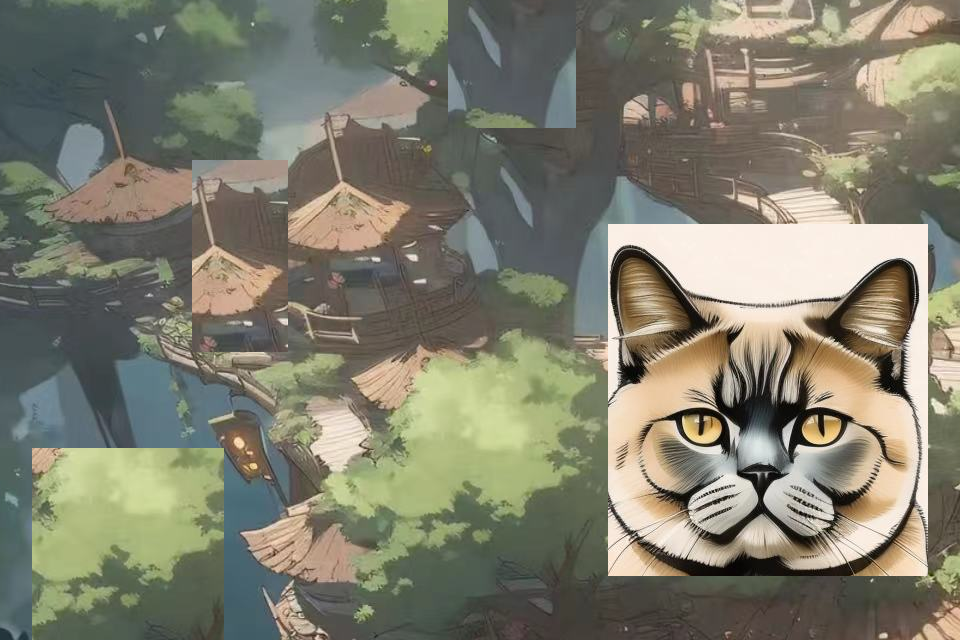

Below is a game level as drawn by its tile map, then a one-line description and the .tmx file that defines it, in full:
An orthogonal 30x20 tile map with 32x32 px tiles, 2 tile layers (b1, b2), 2 tilesets and 5 objects.

<map version="1.10" tiledversion="1.10.1" orientation="orthogonal" renderorder="right-down" width="30" height="20" tilewidth="32" tileheight="32" infinite="0" nextlayerid="7" nextobjectid="6">
 <editorsettings>
  <export target="cat2.json" format="json" />
 </editorsettings>
 <tileset firstgid="1" source="cat.tsx" />
 <tileset firstgid="1025" source="bg.tsx" />
 <layer id="1" name="b1" width="30" height="20">
  <data encoding="csv">
1463,1464,1465,1466,1467,1468,1469,1470,1471,1472,1473,1474,1475,1476,1477,1478,1479,1480,1481,1482,1483,1484,1485,1486,1487,1488,1489,1490,1491,1492,
1549,1550,1551,1552,1553,1554,1555,1556,1557,1558,1559,1560,1561,1562,1563,1564,1565,1566,1567,1568,1569,1570,1571,1572,1573,1574,1575,1576,1577,1578,
1635,1636,1637,1638,1639,1640,1641,1642,1643,1644,1645,1646,1647,1648,1649,1650,1651,1652,1653,1654,1655,1656,1657,1658,1659,1660,1661,1662,1663,1664,
1721,1722,1723,1724,1725,1726,1727,1728,1729,1730,1731,1732,1733,1734,1735,1736,1737,1738,1739,1740,1741,1742,1743,1744,1745,1746,1747,1748,1749,1750,
1807,1808,1809,1810,1811,1812,1813,1814,1815,1816,1817,1818,1819,1820,1821,1822,1823,1824,1825,1826,1827,1828,1829,1830,1831,1832,1833,1834,1835,1836,
1893,1894,1895,1896,1897,1898,1899,1900,1901,1902,1903,1904,1905,1906,1907,1908,1909,1910,1911,1912,1913,1914,1915,1916,1917,1918,1919,1920,1921,1922,
1979,1980,1981,1982,1983,1984,1985,1986,1987,1988,1989,1990,1991,1992,1993,1994,1995,1996,1997,1998,1999,2000,2001,2002,2003,2004,2005,2006,2007,2008,
2065,2066,2067,2068,2069,2070,2071,2072,2073,2074,2075,2076,2077,2078,2079,2080,2081,2082,2083,2084,2085,2086,2087,2088,2089,2090,2091,2092,2093,2094,
2151,2152,2153,2154,2155,2156,2157,2158,2159,2160,2161,2162,2163,2164,2165,2166,2167,2168,2169,2171,2172,2173,2174,2174,2175,2176,2177,2178,2179,2180,
2237,2238,2239,2240,2241,2242,2243,2244,2245,2246,2247,2248,2249,2250,2251,2252,2253,2254,2255,2257,2258,2259,2260,2260,2261,2262,2263,2264,2265,2266,
2323,2324,2325,2326,2327,2328,2329,2330,2331,2332,2333,2334,2335,2336,2337,2338,2339,2340,2341,2343,2344,2345,2346,2346,2347,2348,2349,2350,2351,2352,
2409,2410,2411,2412,2413,2414,2415,2416,2417,2418,2419,2420,2421,2422,2423,2424,2425,2426,2427,2429,2430,2431,2432,2432,2433,2434,2435,2436,2437,2438,
2495,2496,2497,2498,2499,2500,2501,2502,2503,2504,2505,2506,2507,2508,2509,2510,2511,2512,2513,2515,2516,2517,2518,2518,2519,2520,2521,2522,2523,2524,
2581,2582,2583,2584,2585,2586,2587,2588,2589,2590,2591,2592,2593,2594,2595,2596,2597,2598,2599,2600,2601,2602,2603,2604,2605,2606,2607,2608,2609,2610,
2667,2668,2669,2670,2671,2672,2673,2674,2675,2676,2677,2678,2679,2680,2681,2682,2683,2684,2685,2686,2687,2688,2689,2690,2691,2692,2693,2694,2695,2696,
2753,2754,2755,2756,2757,2758,2759,2760,2761,2762,2763,2764,2765,2766,2767,2768,2769,2770,2771,2772,2773,2774,2775,2776,2777,2778,2779,2780,2781,2782,
2839,2840,2841,2842,2843,2844,2845,2846,2847,2848,2849,2850,2851,2852,2853,2854,2855,2856,2857,2858,2859,2860,2861,2862,2863,2864,2865,2866,2867,2868,
2925,2926,2927,2928,2929,2930,2931,2932,2933,2934,2935,2936,2937,2938,2939,2940,2941,2942,2943,2944,2945,2946,2947,2948,2949,2950,2951,2952,2953,2954,
3011,3012,3013,3014,3015,3016,3017,3018,3019,3020,3021,3022,3023,3024,3025,3026,3027,3028,3029,3030,3031,3032,3033,3034,3035,3036,3037,3038,3039,3040,
3097,3098,3099,3100,3101,3102,3103,3104,3105,3106,3107,3108,3109,3110,3111,3112,3113,3114,3115,3116,3117,3118,3119,3120,3121,3122,3123,3124,3125,3126
</data>
 </layer>
 <objectgroup id="6" name="对象层 1" visible="0">
  <object id="1" x="376.635" y="269.025" />
  <object id="2" x="395.131" y="269.025" />
  <object id="3" x="378.317" y="292.565" />
  <object id="4" x="391.768" y="292.565" />
  <object id="5" x="770.085" y="674.245" />
 </objectgroup>
 <layer id="2" name="b2" width="30" height="20">
  <data encoding="csv">
0,0,0,0,0,0,0,0,0,0,0,0,0,0,1908,1909,1910,1911,0,0,0,0,0,0,0,0,0,0,0,0,
0,0,0,0,0,0,0,0,0,0,0,0,0,0,1994,1995,1996,1997,0,0,0,0,0,0,0,0,0,0,0,0,
0,0,0,0,0,0,0,0,0,0,0,0,0,0,2080,2081,2082,2083,0,0,0,0,0,0,0,0,0,0,0,0,
0,0,0,0,0,0,0,0,0,0,0,0,0,0,2166,2167,2168,2169,0,0,0,0,0,0,0,0,0,0,0,0,
0,0,0,0,0,0,0,0,0,0,0,0,0,0,0,0,0,0,0,0,0,0,0,0,0,0,0,0,0,0,
0,0,0,0,0,0,1731,1732,1733,0,0,0,0,0,0,0,0,0,0,0,0,0,0,0,0,0,0,0,0,0,
0,0,0,0,0,0,1817,1818,1819,0,0,0,0,0,0,0,0,0,0,0,0,0,0,0,0,0,0,0,0,0,
0,0,0,0,0,0,1903,1904,1905,0,0,0,0,0,0,0,0,0,0,108,109,110,111,112,113,114,115,116,117,0,
0,0,0,0,0,0,1989,1990,1991,0,0,0,0,0,0,0,0,0,0,140,141,142,143,144,145,146,147,148,149,0,
0,0,0,0,0,0,2075,2076,2077,0,0,0,0,0,0,0,0,0,0,172,173,174,175,176,177,178,179,180,181,0,
0,0,0,0,0,0,2161,2162,2163,0,0,0,0,0,0,0,0,0,0,204,205,206,207,208,209,210,211,212,213,0,
0,0,0,0,0,0,0,0,0,0,0,0,0,0,0,0,0,0,0,236,237,238,239,240,241,242,243,244,245,0,
0,0,0,0,0,0,0,0,0,0,0,0,0,0,0,0,0,0,0,268,269,270,271,272,273,274,275,276,277,0,
0,0,0,0,0,0,0,0,0,0,0,0,0,0,0,0,0,0,0,300,301,302,303,304,305,306,307,308,309,0,
0,2507,2508,2509,2510,2511,2512,0,0,0,0,0,0,0,0,0,0,0,0,332,333,334,335,336,337,338,339,340,341,0,
0,2593,2594,2595,2596,2597,2598,0,0,0,0,0,0,0,0,0,0,0,0,364,365,366,367,368,369,370,371,372,373,0,
0,2679,2680,2681,2682,2683,2684,0,0,0,0,0,0,0,0,0,0,0,0,396,397,398,399,400,401,402,403,404,405,0,
0,2765,2766,2767,2768,2769,2770,0,0,0,0,0,0,0,0,0,0,0,0,428,429,430,431,432,433,434,435,436,437,0,
0,2851,2852,2853,2854,2855,2856,0,0,0,0,0,0,0,0,0,0,0,0,0,0,0,0,0,0,0,0,0,0,0,
0,2937,2938,2939,2940,2941,2942,0,0,0,0,0,0,0,0,0,0,0,0,0,0,0,0,0,0,0,0,0,0,0
</data>
 </layer>
 <imagelayer id="3" name="bg" />
</map>